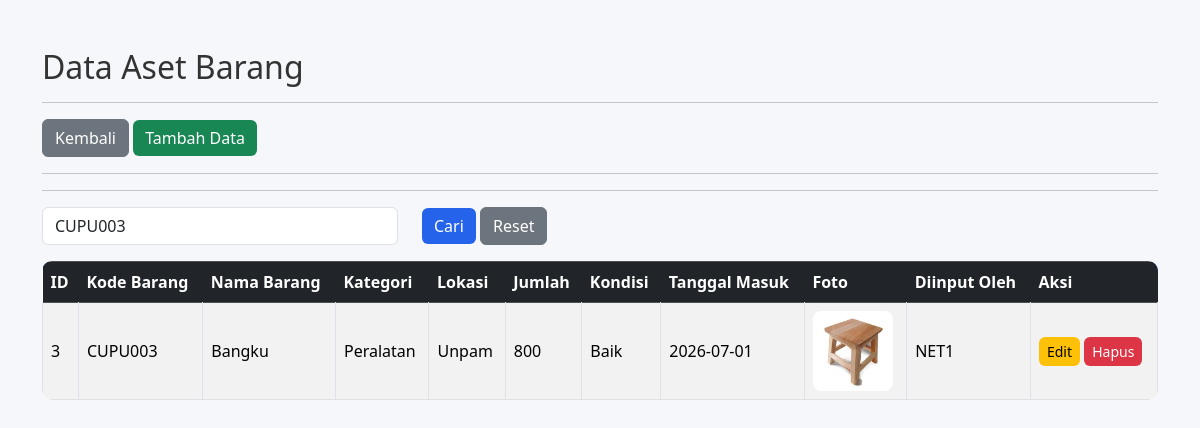
The page /view/aset/index.php?keyword=CUPU003 (signed in) on the database its author committed.
### tables this page shows
CREATE TABLE `aset` (
  `id_aset` int(11) NOT NULL,
  `kode_barang` varchar(20) NOT NULL,
  `nama_barang` varchar(100) NOT NULL,
  `kategori` varchar(50) NOT NULL,
  `lokasi` varchar(100) NOT NULL,
  `jumlah` int(11) NOT NULL,
  `kondisi` enum('Baik','Rusak') NOT NULL,
  `tanggal_masuk` date NOT NULL,
  `foto` varchar(255) DEFAULT NULL,
  `user_input` varchar(100) NOT NULL
);

### model/Aset.php (called while the page is built, shortened)
<?php
require_once __DIR__ . "/../config/Database.php";
class Aset
{
    private $conn;
    public function __construct()
    {
        $database = new Database();
        $this->conn = $database->connect();
    }
public function search($keyword)
{
    $query = "SELECT * FROM aset
              WHERE
              kode_barang LIKE ?
              OR nama_barang LIKE ?
              OR kategori LIKE ?
              OR lokasi LIKE ?
              ORDER BY id_aset ASC";
    $stmt = $this->conn->prepare($query);
    $keyword = "%".$keyword."%";
    $stmt->bind_param(
        "ssss",
        $keyword,
        $keyword,
        $keyword,
        $keyword
    );
    $stmt->execute();
    return $stmt->get_result();
}
}

### config/Database.php (called while the page is built, shortened)
<?php
class Database
{
    private $host = "localhost";
    private $user = "root";
    private $pass = "";
    private $db   = "db_aset_barang";
    public function connect()
    {
        $this->conn = new mysqli(
            $this->host,
            $this->user,
            $this->pass,
            $this->db
        );
        return $this->conn;
    }
}

### view/aset/index.php (the view, shortened to what this page needs)
<?php
require_once "../../model/Aset.php";
$aset = new Aset();
if(isset($_GET['keyword']) && $_GET['keyword'] != "")
{
    $dataAset = $aset->search($_GET['keyword']);
}
else
{
    $dataAset = $aset->getAll();
}
?>
<!DOCTYPE html>
<html>
<head>
    <link href="https://cdn.jsdelivr.net/npm/bootstrap@5.3.3/dist/css/bootstrap.min.css" rel="stylesheet">
    <link rel="stylesheet" href="/uas_aset_barang/assets/css/style.css">
</head>
<body>
<div class="container mt-5">
    <h2>Data Aset Barang</h2>
    <hr>
    <a href="../dashboard.php" class="btn btn-secondary">
        Kembali
    </a>
    <a href="tambah.php" class="btn btn-success">
        Tambah Data
    </a>
    <hr>
<hr>
<form method="GET" class="row mb-3">
    <div class="col-md-4">
        <input
            type="text"
            name="keyword"
            class="form-control"
            placeholder="Cari kode, nama, kategori, lokasi..."
            value="<?= isset($_GET['keyword']) ? $_GET['keyword'] : ''; ?>">
    </div>
    <div class="col-md-2">
        <button class="btn btn-primary">
            Cari
        </button>
        <a href="index.php" class="btn btn-secondary">
            Reset
        </a>
    </div>
</form>
<table class="table table-bordered table-striped">
    <thead class="table-dark">
        <tr>
            <th>ID</th>
            <th>Kode Barang</th>
            <th>Nama Barang</th>
            <th>Kategori</th>
            <th>Lokasi</th>
            <th>Jumlah</th>
            <th>Kondisi</th>
            <th>Tanggal Masuk</th>
            <th>Foto</th>
            <th>Diinput Oleh</th>
            <th>Aksi</th>
        </tr>
    </thead>
    <tbody>
    <?php while($row = $dataAset->fetch_assoc()) : ?>
        <tr>
            <td><?= $row['id_aset']; ?></td>
            <td><?= $row['kode_barang']; ?></td>
            <td><?= $row['nama_barang']; ?></td>
            <td><?= $row['kategori']; ?></td>
            <td><?= $row['lokasi']; ?></td>
            <td><?= $row['jumlah']; ?></td>
            <td><?= $row['kondisi']; ?></td>
            <td><?= $row['tanggal_masuk']; ?></td>
            <td>
                <?php if($row['foto'] != "") : ?>
                    <img src="../../uploads/<?= $row['foto']; ?>" width="80">
                <?php else : ?>
                    Tidak ada foto
                <?php endif; ?>
            </td>
            <td><?= $row['user_input']; ?></td>
            <td>
                <a href="edit.php?id=<?= $row['id_aset']; ?>" class="btn btn-warning btn-sm">
                    Edit
                </a>
                <a href="../../controller/AsetController.php?hapus=<?= $row['id_aset']; ?>"
                   class="btn btn-danger btn-sm"
                   onclick="return confirm('Yakin ingin menghapus data ini?')">
                    Hapus
                </a>
            </td>
        </tr>
    <?php endwhile; ?>
    </tbody>
</table>
</div>
</body>
</html>

### assets/css/style.css (style rules this page uses)
body { background-color: #f4f6f9; font-family: Arial, Helvetica, sans-serif; color: #333; }
.container { margin-top: 20px; }
.form-control { border-radius: 6px; }
.btn { border-radius: 6px; }
.btn-success, .btn-primary, .btn-warning, .btn-danger { font-weight: 500; }
.table { background: white; border-radius: 10px; overflow: hidden; }
.table thead { background-color: #0d6efd; color: white; }
.table th, .table td { vertical-align: middle; }
img { border-radius: 8px; }
body { margin:0; font-family:'Segoe UI',sans-serif; background:#f5f7fb; }
.table { margin-top:15px; }
.table thead { background:#2563eb; color:white; }
.table th { border:none; }
.btn-primary { background:#2563eb; border:none; }
.btn-success { border:none; }
.btn-warning { border:none; }
.btn-danger { border:none; }

### rows shown on the page
aset: id_aset "3", kode_barang "CUPU003", nama_barang "Bangku", kategori "Peralatan", lokasi "Unpam", jumlah "800", kondisi "Baik", tanggal_masuk "2026-07-01", foto (picture), user_input "NET1"
